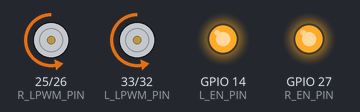
The sketch below on a simulated ESP32. Shown: motor-driver pin pairs drawn as motors (green arrow = first pin HIGH = forward, orange = second pin HIGH = backward, longer = more drive), output pins drawn as LEDs (lit = HIGH).

Above: at 0.5 s.
Timing chart, 0 to 4.6 s (numbered marks = the images above):
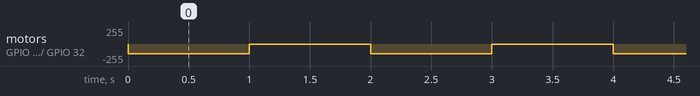

Measured:
- by itself, motor on GPIO 25 (R_LPWM_PIN) / GPIO 26 (R_RPWM_PIN), motor on GPIO 33 (L_LPWM_PIN) / GPIO 32 (L_RPWM_PIN): alternates backward 149/255 for 1.0 s and stopped for 1.0 s

The sketch:

check_button.ino
```cpp
// --- Піни Драйвера 1 (Правий) ---
#define R_EN_PIN 27
#define R_RPWM_PIN 26
#define R_LPWM_PIN 25

// --- Піни Драйвера 2 (Лівий) ---
#define L_EN_PIN 14
#define L_RPWM_PIN 32
#define L_LPWM_PIN 33

// Параметри ШІМ (щоб мотори не пищали)
const int pwmFreq = 20000;
const int pwmRes = 8;

void setup() {
  // 1. Налаштовуємо піни активації (EN) як виходи
  pinMode(R_EN_PIN, OUTPUT);
  pinMode(L_EN_PIN, OUTPUT);

  // 2. Вмикаємо обидва драйвери (даємо дозвіл на роботу)
  digitalWrite(R_EN_PIN, HIGH);
  digitalWrite(L_EN_PIN, HIGH);

  // 3. Налаштовуємо ШІМ для керуючих пінів (ESP32 Core 3.x.x)
  ledcAttach(R_RPWM_PIN, pwmFreq, pwmRes);
  ledcAttach(R_LPWM_PIN, pwmFreq, pwmRes);
  ledcAttach(L_RPWM_PIN, pwmFreq, pwmRes);
  ledcAttach(L_LPWM_PIN, pwmFreq, pwmRes);

  // Оскільки ми тестуємо тільки рух ВПЕРЕД,
  // одразу жорстко глушимо піни руху НАЗАД, щоб не було замикання.
  ledcWrite(R_LPWM_PIN, 0);
  ledcWrite(L_LPWM_PIN, 0);
}

void loop() {
  // --- КРОК 1: Їдемо вперед ---
  // Задаємо швидкість 150 (діапазон від 0 до 255)
  ledcWrite(R_RPWM_PIN, 150);
  ledcWrite(L_RPWM_PIN, 150);

  delay(1000); // Чекаємо 1 секунду

  // --- КРОК 2: Зупиняємось ---
  // Скидаємо швидкість до 0
  ledcWrite(R_RPWM_PIN, 0);
  ledcWrite(L_RPWM_PIN, 0);

  delay(1000); // Чекаємо 1 секунду
}
```
